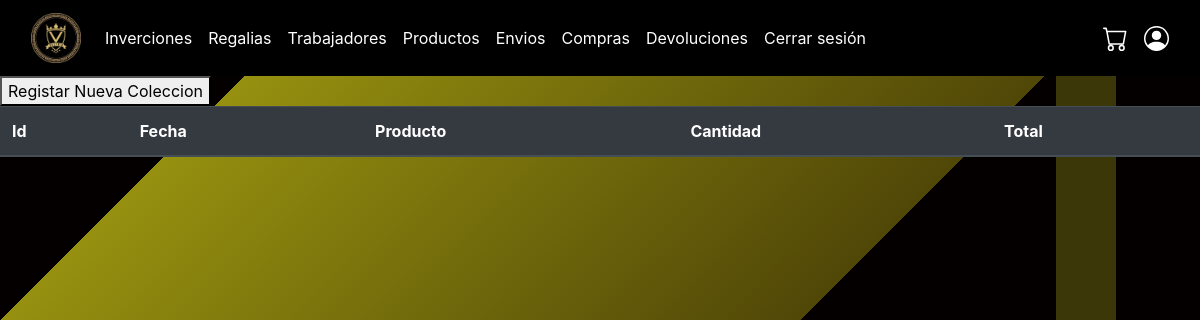
Page /inversion (signed in) on the earlier database version.
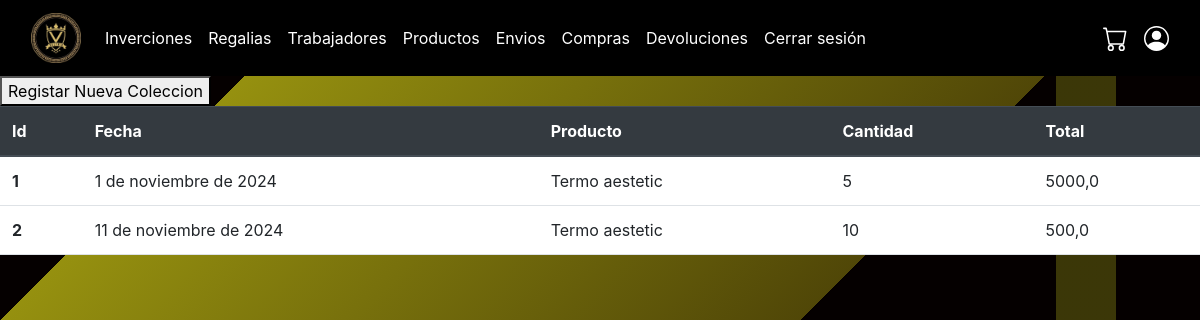
Same page on the later database version.
### plus/models.py (models this page shows, shortened)
class InversionColeccion(models.Model):
    total_inversion = models.FloatField()
    fecha_inversion = models.DateField()

class DetalleInversion(models.Model):
    inversion_coleccion = models.ForeignKey(InversionColeccion, on_delete=models.CASCADE)
    producto = models.ForeignKey(Producto, on_delete=models.CASCADE)
    cantidad = models.IntegerField()

class Producto(models.Model):
    descripcion = models.CharField(max_length=100, default='Sin descripción')
    precio = models.FloatField()
    nombre = models.CharField(max_length=40)
    cantidad = models.IntegerField()
    peso = models.FloatField()
    imagen = models.URLField(
        verbose_name='Imagen del producto',
        default='https://upload.wikimedia.org/wikipedia/commons/thumb/d/da/Imagen_no_disponible.svg/768px-Imagen_no_disponible.svg.png'
    )

### plus/views.py (the view)
# urls.py: path('inversion',views.inversion,name="inversion"),
@staff_required
def inversion(request):
    inversiones = InversionColeccion.objects.all()
    for inversion in inversiones:
        inversion.detalles = DetalleInversion.objects.filter(inversion_coleccion=inversion)
    return render(request, "plus/administracion/invesion.html",{
        'inversiones' : inversiones,
    })

### plus/views.py (called while the page is built)
def is_staff_user(user):
    return user.is_staff

### plus/templates/plus/administracion/invesion.html (shortened to what this page needs)
{% extends "plus/administracion/layout.html" %}
{% block body %}
    <div>
        <form action="{% url 'registro_inversion' %}">
            <button type="submit">Registar Nueva Coleccion</button>
        </form>
    </div>
 <div style="display: flex; gap: 10px; flex-grow: 1;">
        <table style="flex: 1;" class="table">
            <thead class="thead-dark">
                <tr>
                    <th scope="col">Id</th>
                    <th scope="col">Fecha</th>
                    <th scope="col">Producto</th>
                    <th scope="col">Cantidad</th>
                    <th scope="col">Total</th>
                </tr>
            </thead>
            <tbody>
                {% for inversion in inversiones %}
                <tr>
                    <th scope="row">{{ inversion.id }}</th>
                    <td>{{ inversion.fecha_inversion }}</td>
                    {% for detalle in inversion.detalles %}
                    <td>{{ detalle.producto.nombre }}</td>
                    <td>{{ detalle.cantidad }}</td>
                    {% endfor %}
                    <td>{{ inversion.total_inversion }}</td>
                </tr>
                {% endfor %}
            </tbody>
        </table>
{% endblock %}

Differences in the rows shown:
added InversionColeccion: id "1", fecha_inversion "1 de noviembre de 2024", total_inversion "5000,0"
added DetalleInversion: producto.nombre "Termo aestetic", cantidad "5", shown under "1"
added InversionColeccion: id "2", fecha_inversion "11 de noviembre de 2024", total_inversion "500,0"
added DetalleInversion: producto.nombre "Termo aestetic", cantidad "10", shown under "2"
